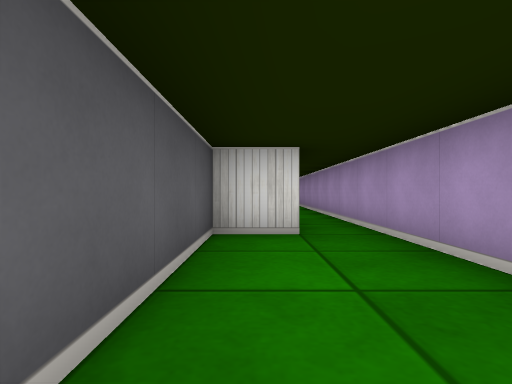
view 1 (above)

12 first-person views from a walk through a cub3D ray-caster map. The camera is about half as high as the walls, looks level and sees 80° across. The floor is counted in squares. Each view is taken from the middle of a square. On the plan, view 1 faces up. The plan holds only what a view shows up to about 9 squares ahead; the rest is blank.

view 2
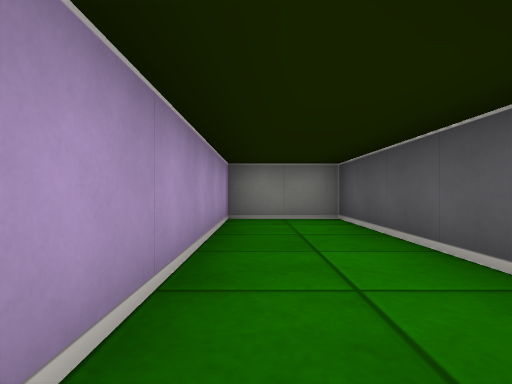

view 3
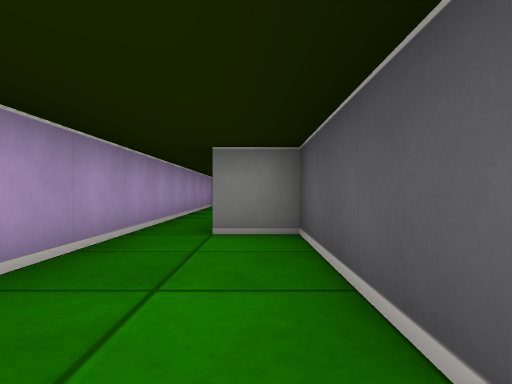

view 4
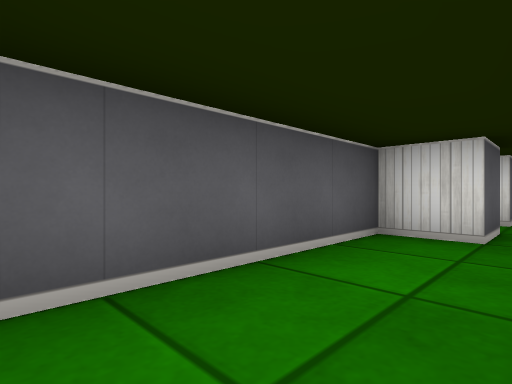

view 5
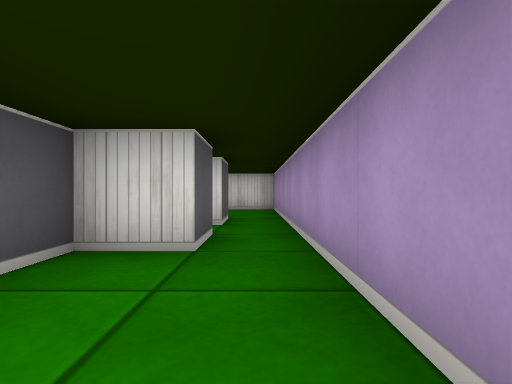

view 6
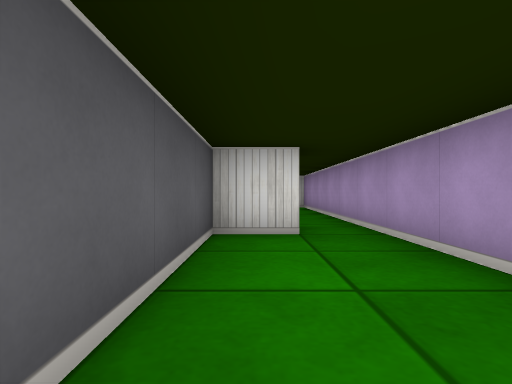

view 7
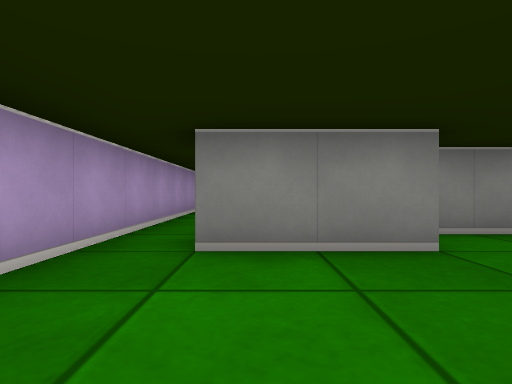

view 8
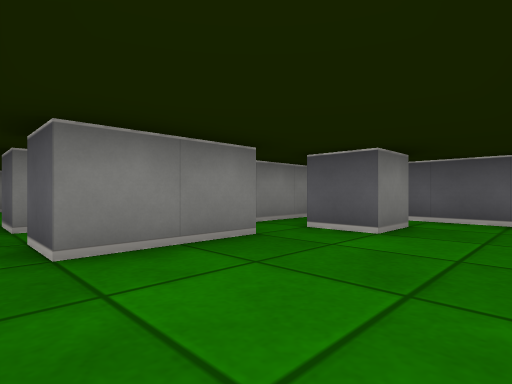

view 9
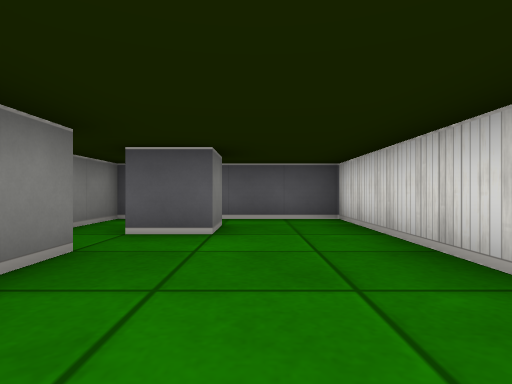

view 10
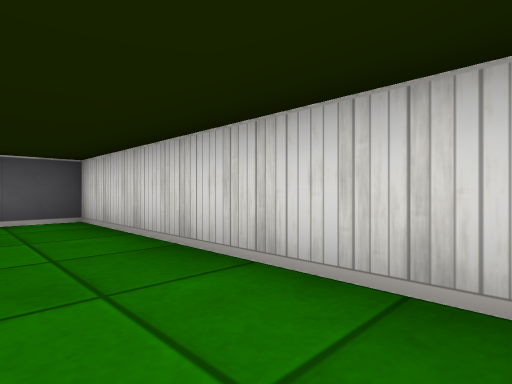

view 11
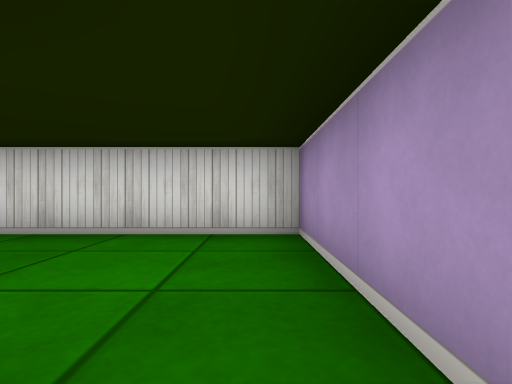

view 12
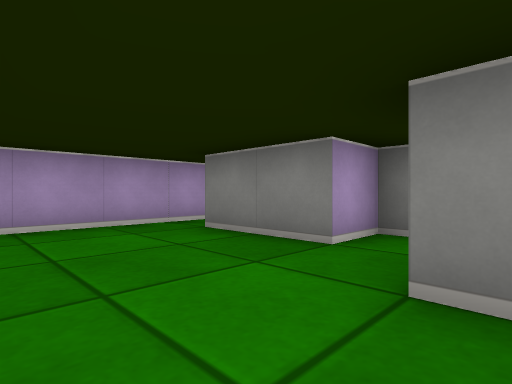

### Floor plan
Ten units are one square. View 1 is at (0, 0); x grows to the right and y downward. Boxes are objects, and circles mark ways between rooms. Rooms are numbered by the first view taken in them; rooms with no view inside come last. Other rooms are left out.
<svg viewBox="-50 -160 70 180">
<path fill="none" stroke="#000" d="M5 -35 -5 -35 -5 15 15 15 15 -35M5 -105 5 -95 -5 -95 -5 -55 5 -55M15 -35 15 -115M-35 -135 -25 -135 -25 -125M15 -115 15 -155 -45 -155 -45 -115 -15 -115 -15 -125 5 -125 5 -115"/>
<circle cx="10" cy="-40" r="3" fill="#2a7"/>
<circle cx="10" cy="-110" r="3" fill="#2a7"/>
<text x="0" y="-10">1</text>
<text x="10" y="-80">2</text>
<text x="-20" y="-140">3</text>
</svg>
Room 1 opens to room 2. Room 2 opens to room 3.

Where each view was taken, in squares from view 1:
view 1: 0 up, 0 right, facing up
view 2: 4 up, 1 right, facing down
view 3: 9 up, 0 right, facing down
view 4: 6 up, 1 right, facing up-left
view 5: 7 up, 1 right, facing up
view 6: 6 up, 0 right, facing up
view 7: 15 up, 0 right, facing down
view 8: 15 up, 1 right, facing down-left
view 9: 14 up, 1 right, facing left
view 10: 14 up, 1 right, facing up-left
view 11: 12 up, 1 right, facing up
view 12: 15 up, 3 left, facing down-right
